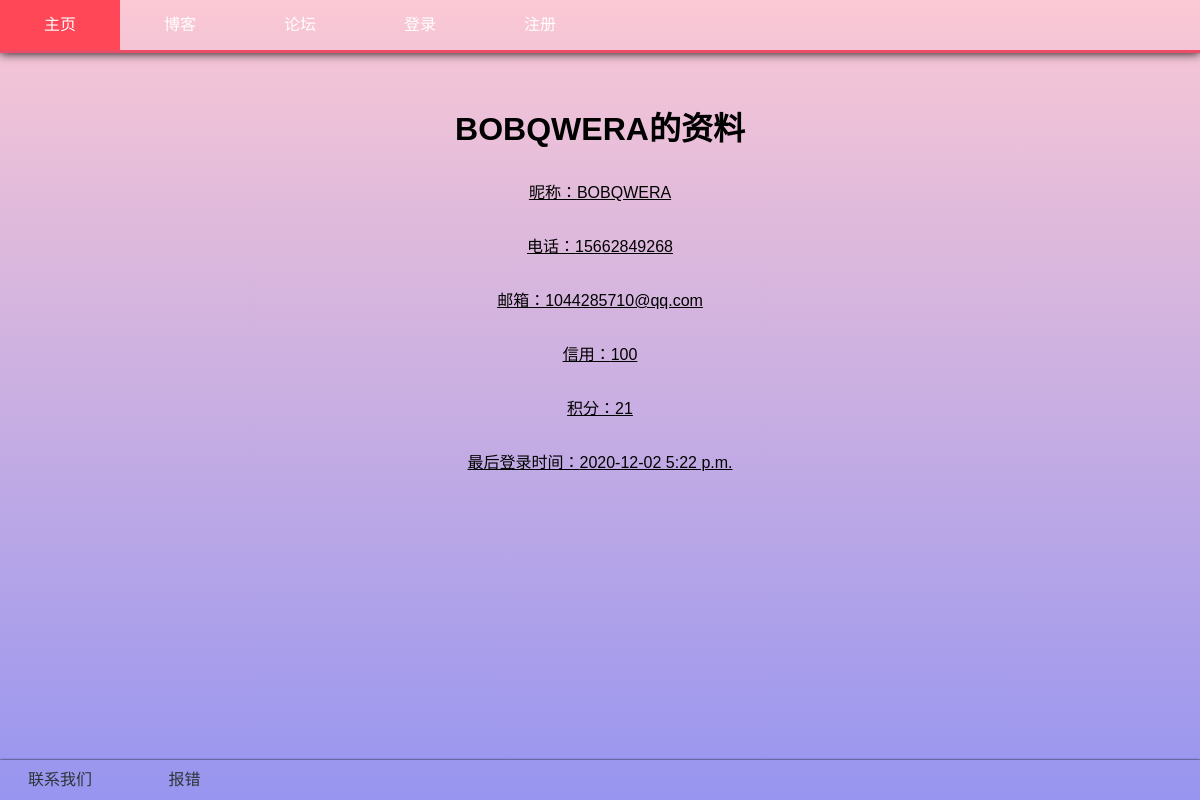
The app's page /user/BOBQWERA/detail (signed in) with its own data.
### user/models.py (models this page shows, shortened)
class User(models.Model):
    username=models.CharField(max_length=20,unique=True)
    nickname=models.CharField(max_length=20)
    password=models.CharField(max_length=100)
    telephone=models.CharField(max_length=15)
    email=models.EmailField()
    usertype=models.CharField(max_length=2,choices=USER_TYPE_CHOICES)
    credit = models.IntegerField(default=100)
    score = models.IntegerField(default=0)
    face = models.FileField(upload_to='img',null=True,blank=True)
    friend = models.ManyToManyField('self',related_name='friends')
    friend_apply = models.ManyToManyField('self',through='Apply')
    last_logined = models.DateTimeField(auto_now_add=True)
    last_signed  = models.DateTimeField(auto_now_add=True)
    ex = models.ForeignKey(Examine,on_delete=models.CASCADE)

### user/views.py (the view)
# urls.py: path('<str:username>/detail',views.detail,name='user_detail'),
def detail(request,username):
    if not function._has_user(username):
        raise Http404('user not found')
    message = function._get_logined_message(request)
    if function._self_space(request,username):
        message['self'] = True
    message['user'] = function._get_user_by_username(username)
    return render(request,'user/detail.html',message)

### function.py (called while the page is built, shortened)
def _get_cookie_from_request(request):
    if 'Cookie' not in request.headers:
        return {}
    cookie_string = request.headers['Cookie']
    cookie_dict = {}
    for cookie in cookie_string.split('; '):
        name, value = cookie.split('=')
        cookie_dict[name] = value
    return cookie_dict

def _get_logined_message(request):
    message = {'logined': False}
    username = _logined(request)
    if username:
        message = {'logined': True, 'username': username}
        user = _get_user_by_username(username)
        if user.usertype == 'SU':
            message['SU'] = True
    return message

def _get_user_by_username(username):
    return User.objects.get(username=username)

def _has_user(username):
    return User.objects.filter(username=username)

def _logined(request):
    cookie = _get_cookie_from_request(request)
    if 'username' not in cookie.keys() or 'sessionid' not in cookie.keys():
        return False

def _self_space(request, username):
    cookie = _get_cookie_from_request(request)
    if 'username' not in cookie.keys() or not _logined(request):
        return False
    return cookie['username'] == username

### templates/user/detail.html (shortened to what this page needs)
{% extends 'base.html' %}
{% block css %}
<link rel="stylesheet" href="/static/css/detail.css">
{% endblock css %}
{% block body %}
<div class="message">
    <h1>{{user.username}}的资料</h1>
    <p>昵称：{{user.nickname}}</p>
    <p>电话：{{user.telephone}}</p>
    <p>邮箱：{{user.email}}</p>
    <p>信用：{{user.credit}}</p>
    <p>积分：{{user.score}}</p>
    <p>最后登录时间：{{user.last_logined|date:'Y-m-d P'}}</p>
</div>
{% endblock %}

### static/css/header.css (style rules this page uses)
* { margin: 0; padding: 0; outline: 0; border: 0; }
html,body { height: 100%; width: 100%; }
body { font-family: Arial, "Helvetica Neue", Helvetica, sans-serif; background-image: linear-gradient(to top, #9795f0 0%, #fbc8d4 100%); background-attachment: fixed; }

### static/css/detail.css (style rules this page uses)
.message { width: 50vw; margin-left: 50%; transform: translateX(-50%); margin-top: 50px; text-align: center; }
.message p { margin-top: 30px; text-decoration: underline; }

### records on screen
User: username "BOBQWERA", nickname "BOBQWERA", telephone "15662849268", email "1044285710@qq.com", credit "100", score "21", last_logined "2020-12-02 5:22 p.m."
